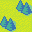

This is a level from a 2D game, rendered from its Tiled map with the project's own tilesets. A one-line summary and the complete map file follow:
An orthogonal 2x2 tile map with 16x16 px tiles, 1 tile layer (Tile Layer 1).

<map version="1.5" tiledversion="1.7.2" orientation="orthogonal" renderorder="right-down" width="2" height="2" tilewidth="16" tileheight="16" infinite="0" nextlayerid="2" nextobjectid="1">
 <tileset firstgid="1" name="aw2.png" tilewidth="16" tileheight="16" tilecount="512" columns="32">
  <image source="aw2.png" trans="ffffff" width="512" height="256" />
 </tileset>
 <layer id="1" name="Tile Layer 1" width="2" height="2">
  <data>
   <tile gid="2" />
   <tile gid="136" />
   <tile gid="136" />
   <tile gid="2" />
  </data>
 </layer>
</map>